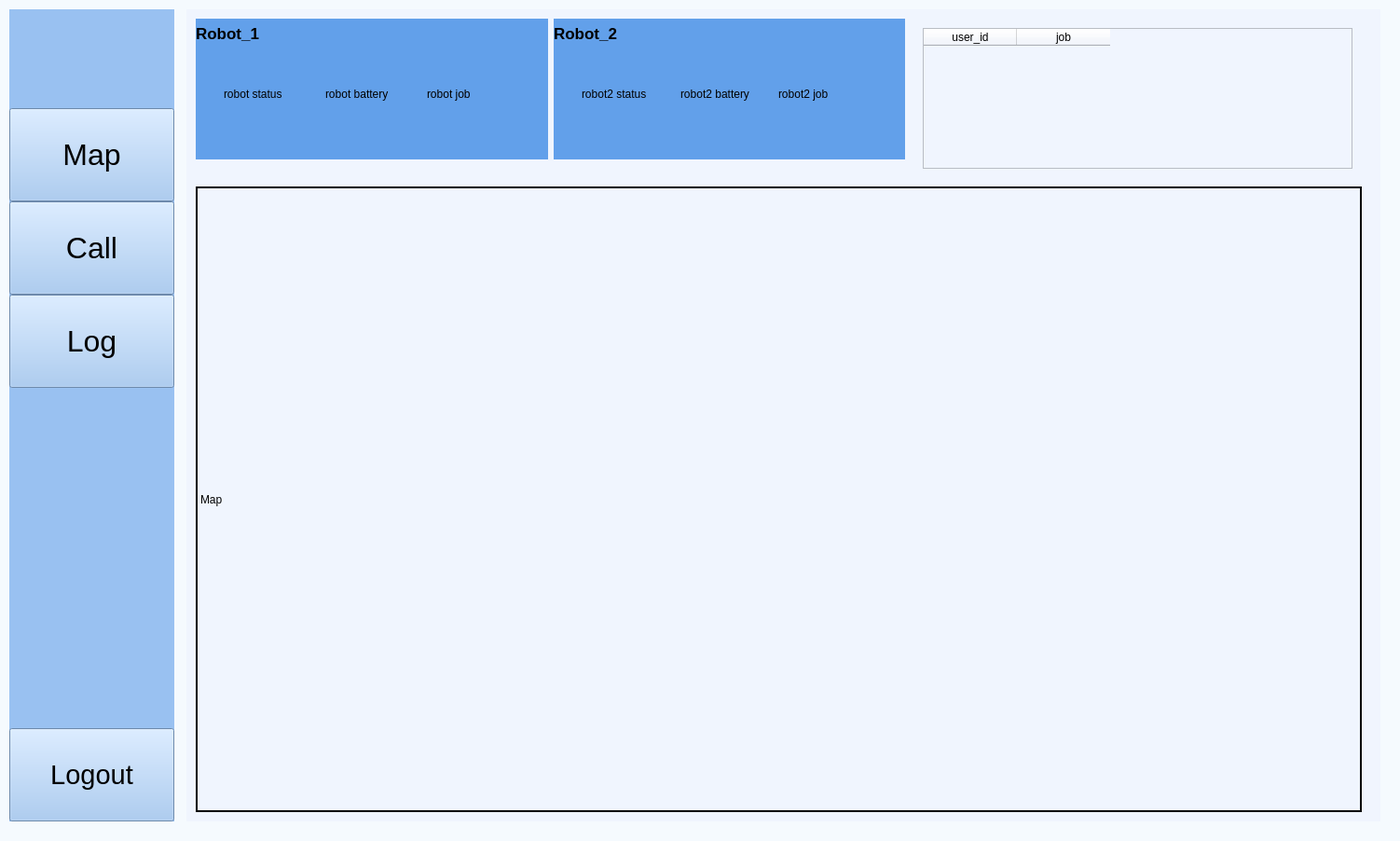
<?xml version="1.0" encoding="UTF-8"?>
<ui version="4.0">
 <class>MainWindow</class>
 <widget class="QMainWindow" name="MainWindow">
  <property name="geometry">
   <rect>
    <x>0</x>
    <y>0</y>
    <width>1502</width>
    <height>902</height>
   </rect>
  </property>
  <property name="windowTitle">
   <string>MainWindow</string>
  </property>
  <property name="styleSheet">
   <string notr="true">background-color: rgb(245,250,254);</string>
  </property>
  <widget class="QWidget" name="centralwidget">
   <widget class="QWidget" name="icon_setting_widget" native="true">
    <property name="geometry">
     <rect>
      <x>10</x>
      <y>10</y>
      <width>177</width>
      <height>871</height>
     </rect>
    </property>
    <property name="styleSheet">
     <string notr="true">QWidget{
	background-color: rgb(153, 193, 241);
}
QPushButton{
	
}</string>
    </property>
    <layout class="QVBoxLayout" name="verticalLayout_2">
     <property name="leftMargin">
      <number>0</number>
     </property>
     <property name="topMargin">
      <number>0</number>
     </property>
     <property name="rightMargin">
      <number>0</number>
     </property>
     <property name="bottomMargin">
      <number>0</number>
     </property>
     <item>
      <layout class="QHBoxLayout" name="horizontalLayout_6">
       <item>
        <spacer name="horizontalSpacer">
         <property name="orientation">
          <enum>Qt::Horizontal</enum>
         </property>
         <property name="sizeHint" stdset="0">
          <size>
           <width>13</width>
           <height>20</height>
          </size>
         </property>
        </spacer>
       </item>
       <item>
        <widget class="QLabel" name="label">
         <property name="sizePolicy">
          <sizepolicy hsizetype="Expanding" vsizetype="Expanding">
           <horstretch>0</horstretch>
           <verstretch>0</verstretch>
          </sizepolicy>
         </property>
         <property name="minimumSize">
          <size>
           <width>100</width>
           <height>100</height>
          </size>
         </property>
         <property name="maximumSize">
          <size>
           <width>100</width>
           <height>100</height>
          </size>
         </property>
         <property name="styleSheet">
          <string notr="true">QLabel {
    qproperty-alignment: AlignCenter;
}</string>
         </property>
         <property name="text">
          <string/>
         </property>
         <property name="pixmap">
          <pixmap resource="icon/resource1.qrc">:/newPrefix/track.png</pixmap>
         </property>
         <property name="scaledContents">
          <bool>true</bool>
         </property>
         <property name="alignment">
          <set>Qt::AlignCenter</set>
         </property>
        </widget>
       </item>
       <item>
        <spacer name="horizontalSpacer_2">
         <property name="orientation">
          <enum>Qt::Horizontal</enum>
         </property>
         <property name="sizeHint" stdset="0">
          <size>
           <width>13</width>
           <height>20</height>
          </size>
         </property>
        </spacer>
       </item>
      </layout>
     </item>
     <item>
      <layout class="QVBoxLayout" name="verticalLayout">
       <property name="spacing">
        <number>0</number>
       </property>
       <item>
        <widget class="QPushButton" name="main_button">
         <property name="minimumSize">
          <size>
           <width>0</width>
           <height>100</height>
          </size>
         </property>
         <property name="font">
          <font>
           <pointsize>24</pointsize>
          </font>
         </property>
         <property name="text">
          <string>Map</string>
         </property>
         <property name="icon">
          <iconset resource="icon/resource1.qrc">
           <normaloff>:/newPrefix/map.svg</normaloff>:/newPrefix/map.svg</iconset>
         </property>
         <property name="iconSize">
          <size>
           <width>30</width>
           <height>30</height>
          </size>
         </property>
        </widget>
       </item>
       <item>
        <widget class="QPushButton" name="call_button">
         <property name="minimumSize">
          <size>
           <width>0</width>
           <height>100</height>
          </size>
         </property>
         <property name="font">
          <font>
           <pointsize>24</pointsize>
          </font>
         </property>
         <property name="text">
          <string>Call</string>
         </property>
         <property name="icon">
          <iconset resource="icon/resource1.qrc">
           <normaloff>:/newPrefix/phone.svg</normaloff>:/newPrefix/phone.svg</iconset>
         </property>
         <property name="iconSize">
          <size>
           <width>30</width>
           <height>30</height>
          </size>
         </property>
        </widget>
       </item>
       <item>
        <widget class="QPushButton" name="log_button">
         <property name="minimumSize">
          <size>
           <width>0</width>
           <height>100</height>
          </size>
         </property>
         <property name="font">
          <font>
           <pointsize>24</pointsize>
          </font>
         </property>
         <property name="text">
          <string>Log</string>
         </property>
         <property name="icon">
          <iconset resource="icon/resource1.qrc">
           <normaloff>:/newPrefix/book-open.svg</normaloff>:/newPrefix/book-open.svg</iconset>
         </property>
         <property name="iconSize">
          <size>
           <width>30</width>
           <height>30</height>
          </size>
         </property>
        </widget>
       </item>
      </layout>
     </item>
     <item>
      <spacer name="verticalSpacer">
       <property name="orientation">
        <enum>Qt::Vertical</enum>
       </property>
       <property name="sizeHint" stdset="0">
        <size>
         <width>20</width>
         <height>320</height>
        </size>
       </property>
      </spacer>
     </item>
     <item>
      <widget class="QPushButton" name="logout_button">
       <property name="minimumSize">
        <size>
         <width>159</width>
         <height>100</height>
        </size>
       </property>
       <property name="font">
        <font>
         <pointsize>22</pointsize>
        </font>
       </property>
       <property name="text">
        <string>Logout</string>
       </property>
      </widget>
     </item>
    </layout>
   </widget>
   <widget class="QStackedWidget" name="stackedWidget">
    <property name="geometry">
     <rect>
      <x>200</x>
      <y>10</y>
      <width>1281</width>
      <height>871</height>
     </rect>
    </property>
    <property name="styleSheet">
     <string notr="true">background-color: rgb(240, 245, 254);</string>
    </property>
    <widget class="QWidget" name="Map">
     <widget class="QLabel" name="map">
      <property name="geometry">
       <rect>
        <x>10</x>
        <y>190</y>
        <width>1251</width>
        <height>671</height>
       </rect>
      </property>
      <property name="styleSheet">
       <string notr="true">border: 2px solid black;</string>
      </property>
      <property name="text">
       <string>Map</string>
      </property>
     </widget>
     <widget class="QTableWidget" name="tableWidget">
      <property name="geometry">
       <rect>
        <x>790</x>
        <y>20</y>
        <width>461</width>
        <height>151</height>
       </rect>
      </property>
      <column>
       <property name="text">
        <string>user_id</string>
       </property>
      </column>
      <column>
       <property name="text">
        <string>job</string>
       </property>
      </column>
     </widget>
     <widget class="QWidget" name="layoutWidget">
      <property name="geometry">
       <rect>
        <x>10</x>
        <y>10</y>
        <width>761</width>
        <height>151</height>
       </rect>
      </property>
      <layout class="QHBoxLayout" name="horizontalLayout">
       <item>
        <widget class="QWidget" name="widget_3" native="true">
         <property name="styleSheet">
          <string notr="true">background-color: rgb(98, 160, 234);</string>
         </property>
         <widget class="QWidget" name="layoutWidget">
          <property name="geometry">
           <rect>
            <x>30</x>
            <y>40</y>
            <width>321</width>
            <height>81</height>
           </rect>
          </property>
          <layout class="QHBoxLayout" name="horizontalLayout_3">
           <item>
            <widget class="QLabel" name="robot1_status_1">
             <property name="text">
              <string>robot status</string>
             </property>
            </widget>
           </item>
           <item>
            <widget class="QLabel" name="robot1_battery_1">
             <property name="text">
              <string>robot battery</string>
             </property>
            </widget>
           </item>
           <item>
            <widget class="QLabel" name="robot1_job_1">
             <property name="text">
              <string>robot job</string>
             </property>
            </widget>
           </item>
          </layout>
         </widget>
         <widget class="QLabel" name="label_3">
          <property name="geometry">
           <rect>
            <x>0</x>
            <y>0</y>
            <width>81</width>
            <height>31</height>
           </rect>
          </property>
          <property name="font">
           <font>
            <pointsize>13</pointsize>
            <weight>75</weight>
            <bold>true</bold>
           </font>
          </property>
          <property name="text">
           <string>Robot_1</string>
          </property>
         </widget>
        </widget>
       </item>
       <item>
        <widget class="QWidget" name="widget_4" native="true">
         <property name="styleSheet">
          <string notr="true">background-color: rgb(98, 160, 234);</string>
         </property>
         <widget class="QWidget" name="layoutWidget">
          <property name="geometry">
           <rect>
            <x>30</x>
            <y>40</y>
            <width>311</width>
            <height>81</height>
           </rect>
          </property>
          <layout class="QHBoxLayout" name="horizontalLayout_2">
           <item>
            <widget class="QLabel" name="robot2_status_1">
             <property name="text">
              <string>robot2 status</string>
             </property>
            </widget>
           </item>
           <item>
            <widget class="QLabel" name="robot2_battery_1">
             <property name="text">
              <string>robot2 battery</string>
             </property>
            </widget>
           </item>
           <item>
            <widget class="QLabel" name="robot2_job_1">
             <property name="text">
              <string>robot2 job</string>
             </property>
            </widget>
           </item>
          </layout>
         </widget>
         <widget class="QLabel" name="label_4">
          <property name="geometry">
           <rect>
            <x>0</x>
            <y>0</y>
            <width>91</width>
            <height>31</height>
           </rect>
          </property>
          <property name="font">
           <font>
            <pointsize>13</pointsize>
            <weight>75</weight>
            <bold>true</bold>
           </font>
          </property>
          <property name="text">
           <string>Robot_2</string>
          </property>
         </widget>
        </widget>
       </item>
      </layout>
     </widget>
    </widget>
    <widget class="QWidget" name="Call">
     <widget class="QTableWidget" name="tableWidget_2">
      <property name="geometry">
       <rect>
        <x>850</x>
        <y>10</y>
        <width>401</width>
        <height>131</height>
       </rect>
      </property>
      <column>
       <property name="text">
        <string>user_id</string>
       </property>
      </column>
      <column>
       <property name="text">
        <string>job</string>
       </property>
      </column>
     </widget>
     <widget class="QWidget" name="layoutWidget">
      <property name="geometry">
       <rect>
        <x>20</x>
        <y>10</y>
        <width>811</width>
        <height>151</height>
       </rect>
      </property>
      <layout class="QHBoxLayout" name="horizontalLayout_4">
       <item>
        <widget class="QWidget" name="widget" native="true">
         <property name="styleSheet">
          <string notr="true">background-color: rgb(98, 160, 234);</string>
         </property>
         <widget class="QLabel" name="robot1_status_2">
          <property name="geometry">
           <rect>
            <x>30</x>
            <y>40</y>
            <width>101</width>
            <height>61</height>
           </rect>
          </property>
          <property name="text">
           <string>robot status</string>
          </property>
         </widget>
         <widget class="QLabel" name="robot1_battery_2">
          <property name="geometry">
           <rect>
            <x>160</x>
            <y>40</y>
            <width>101</width>
            <height>61</height>
           </rect>
          </property>
          <property name="text">
           <string>robot battery</string>
          </property>
         </widget>
         <widget class="QLabel" name="robot1_job_2">
          <property name="geometry">
           <rect>
            <x>310</x>
            <y>40</y>
            <width>101</width>
            <height>61</height>
           </rect>
          </property>
          <property name="text">
           <string>robot job</string>
          </property>
         </widget>
         <widget class="QLabel" name="label_5">
          <property name="geometry">
           <rect>
            <x>0</x>
            <y>0</y>
            <width>81</width>
            <height>31</height>
           </rect>
          </property>
          <property name="font">
           <font>
            <pointsize>13</pointsize>
            <weight>75</weight>
            <bold>true</bold>
           </font>
          </property>
          <property name="text">
           <string>Robot_1</string>
          </property>
         </widget>
        </widget>
       </item>
       <item>
        <widget class="QWidget" name="widget_2" native="true">
         <property name="styleSheet">
          <string notr="true">background-color: rgb(98, 160, 234);</string>
         </property>
         <widget class="QLabel" name="robot2_status_2">
          <property name="geometry">
           <rect>
            <x>30</x>
            <y>40</y>
            <width>101</width>
            <height>61</height>
           </rect>
          </property>
          <property name="text">
           <string>robot2 status</string>
          </property>
         </widget>
         <widget class="QLabel" name="robot2_battery_2">
          <property name="geometry">
           <rect>
            <x>160</x>
            <y>40</y>
            <width>101</width>
            <height>61</height>
           </rect>
          </property>
          <property name="text">
           <string>robot2 battery</string>
          </property>
         </widget>
         <widget class="QLabel" name="robot2_job_2">
          <property name="geometry">
           <rect>
            <x>310</x>
            <y>40</y>
            <width>101</width>
            <height>61</height>
           </rect>
          </property>
          <property name="text">
           <string>robot2 job</string>
          </property>
         </widget>
         <widget class="QLabel" name="label_6">
          <property name="geometry">
           <rect>
            <x>0</x>
            <y>0</y>
            <width>81</width>
            <height>31</height>
           </rect>
          </property>
          <property name="font">
           <font>
            <pointsize>13</pointsize>
            <weight>75</weight>
            <bold>true</bold>
           </font>
          </property>
          <property name="text">
           <string>Robot_1</string>
          </property>
         </widget>
        </widget>
       </item>
      </layout>
     </widget>
     <widget class="QCheckBox" name="section_box_1">
      <property name="geometry">
       <rect>
        <x>1050</x>
        <y>650</y>
        <width>92</width>
        <height>23</height>
       </rect>
      </property>
      <property name="text">
       <string>Section_1</string>
      </property>
     </widget>
     <widget class="QCheckBox" name="section_box_2">
      <property name="geometry">
       <rect>
        <x>570</x>
        <y>640</y>
        <width>92</width>
        <height>23</height>
       </rect>
      </property>
      <property name="text">
       <string>Section_3</string>
      </property>
     </widget>
     <widget class="QCheckBox" name="section_box_3">
      <property name="geometry">
       <rect>
        <x>1090</x>
        <y>230</y>
        <width>92</width>
        <height>23</height>
       </rect>
      </property>
      <property name="text">
       <string>Section_2</string>
      </property>
     </widget>
     <widget class="QCheckBox" name="section_box_4">
      <property name="geometry">
       <rect>
        <x>540</x>
        <y>230</y>
        <width>92</width>
        <height>23</height>
       </rect>
      </property>
      <property name="text">
       <string>Section_4</string>
      </property>
     </widget>
     <widget class="QCheckBox" name="section_box_5">
      <property name="geometry">
       <rect>
        <x>80</x>
        <y>600</y>
        <width>92</width>
        <height>23</height>
       </rect>
      </property>
      <property name="text">
       <string>Section_5</string>
      </property>
     </widget>
     <widget class="QCheckBox" name="section_box_6">
      <property name="geometry">
       <rect>
        <x>130</x>
        <y>230</y>
        <width>92</width>
        <height>23</height>
       </rect>
      </property>
      <property name="text">
       <string>Section_6</string>
      </property>
     </widget>
     <widget class="QLabel" name="virtual_map">
      <property name="geometry">
       <rect>
        <x>30</x>
        <y>170</y>
        <width>1221</width>
        <height>671</height>
       </rect>
      </property>
      <property name="text">
       <string>map</string>
      </property>
     </widget>
     <zorder>tableWidget_2</zorder>
     <zorder>layoutWidget</zorder>
     <zorder>virtual_map</zorder>
     <zorder>section_box_5</zorder>
     <zorder>section_box_4</zorder>
     <zorder>section_box_2</zorder>
     <zorder>section_box_6</zorder>
     <zorder>section_box_3</zorder>
     <zorder>section_box_1</zorder>
    </widget>
    <widget class="QWidget" name="Log">
     <widget class="QTableWidget" name="tableWidget_3">
      <property name="geometry">
       <rect>
        <x>10</x>
        <y>70</y>
        <width>1241</width>
        <height>791</height>
       </rect>
      </property>
      <column>
       <property name="text">
        <string>datetime</string>
       </property>
      </column>
      <column>
       <property name="text">
        <string>job_id</string>
       </property>
      </column>
      <column>
       <property name="text">
        <string>job_status</string>
       </property>
      </column>
      <column>
       <property name="text">
        <string>goal_name</string>
       </property>
      </column>
      <column>
       <property name="text">
        <string>robot_name</string>
       </property>
      </column>
      <column>
       <property name="text">
        <string>robot_status</string>
       </property>
      </column>
      <column>
       <property name="text">
        <string>user_name</string>
       </property>
      </column>
     </widget>
     <widget class="QWidget" name="layoutWidget">
      <property name="geometry">
       <rect>
        <x>12</x>
        <y>16</y>
        <width>1231</width>
        <height>51</height>
       </rect>
      </property>
      <layout class="QHBoxLayout" name="horizontalLayout_5">
       <item>
        <widget class="QComboBox" name="robot_name_box">
         <item>
          <property name="text">
           <string>Robot_name</string>
          </property>
         </item>
         <item>
          <property name="text">
           <string>all</string>
          </property>
         </item>
         <item>
          <property name="text">
           <string>robot_1</string>
          </property>
         </item>
         <item>
          <property name="text">
           <string>robot_2</string>
          </property>
         </item>
        </widget>
       </item>
       <item>
        <widget class="QDateEdit" name="start_date">
         <property name="minimumDateTime">
          <datetime>
           <hour>0</hour>
           <minute>0</minute>
           <second>0</second>
           <year>2024</year>
           <month>9</month>
           <day>14</day>
          </datetime>
         </property>
         <property name="displayFormat">
          <string>MM/dd/yyyy</string>
         </property>
         <property name="calendarPopup">
          <bool>true</bool>
         </property>
        </widget>
       </item>
       <item>
        <widget class="QLabel" name="label_2">
         <property name="text">
          <string>~</string>
         </property>
        </widget>
       </item>
       <item>
        <widget class="QDateEdit" name="end_date">
         <property name="minimumDateTime">
          <datetime>
           <hour>0</hour>
           <minute>0</minute>
           <second>0</second>
           <year>2024</year>
           <month>9</month>
           <day>14</day>
          </datetime>
         </property>
         <property name="displayFormat">
          <string>MM/dd/yyyy</string>
         </property>
         <property name="calendarPopup">
          <bool>true</bool>
         </property>
        </widget>
       </item>
       <item>
        <widget class="QComboBox" name="search_type_box">
         <item>
          <property name="text">
           <string>Search Type</string>
          </property>
         </item>
         <item>
          <property name="text">
           <string>job_id</string>
          </property>
         </item>
         <item>
          <property name="text">
           <string>user_name</string>
          </property>
         </item>
         <item>
          <property name="text">
           <string/>
          </property>
         </item>
        </widget>
       </item>
       <item>
        <widget class="QLineEdit" name="search_text">
         <property name="minimumSize">
          <size>
           <width>0</width>
           <height>0</height>
          </size>
         </property>
        </widget>
       </item>
       <item>
        <widget class="QPushButton" name="search_button">
         <property name="minimumSize">
          <size>
           <width>0</width>
           <height>30</height>
          </size>
         </property>
         <property name="text">
          <string>Search</string>
         </property>
        </widget>
       </item>
      </layout>
     </widget>
    </widget>
   </widget>
  </widget>
 </widget>
 <resources>
  <include location="icon/resource1.qrc"/>
 </resources>
 <connections/>
</ui>
